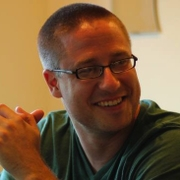
//> input picture examples/picture.jpg, 180 x 180 px
$ ./threshold ../../picture.jpg   (built with g++ and OpenCV 4)
//> lines starting //> are read from the running program, lines starting //| are printed output that depends on the picture
#include "opencv2/imgproc/imgproc.hpp"
#include "opencv2/highgui/highgui.hpp"
#include <stdlib.h>
#include <stdio.h>

using namespace cv;

/// Global variables

int threshold_value = 0;
int threshold_type = 3;;
int const max_value = 255;
int const max_type = 4;
int const max_BINARY_value = 255;

Mat src, src_gray, dst;
char* window_name = "Threshold Demo";

char* trackbar_type = "Type: \n 0: Binary \n 1: Binary Inverted \n 2: Truncate \n 3: To Zero \n 4: To Zero Inverted";
char* trackbar_value = "Value";

/// Function headers
void Threshold_Demo( int, void* );

/**
 * @function main
 */
int main( int argc, char** argv )
{
  /// Load an image
  src = imread( argv[1], 1 );
//> src is the input picture: 180 rows x 180 cols, CV_8UC3; mean B, G, R 64.6, 95.5, 126

  /// Convert the image to Gray
  cvtColor( src, src_gray, CV_RGB2GRAY );
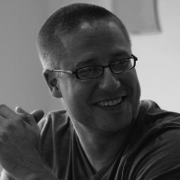
//> src_gray: 180 rows x 180 cols, CV_8UC1; min 4, max 230, mean 89.8

  /// Create a window to display results
  namedWindow( window_name, CV_WINDOW_AUTOSIZE );

  /// Create Trackbar to choose type of Threshold
  createTrackbar( trackbar_type,
                  window_name, &threshold_type,
                  max_type, Threshold_Demo );

  createTrackbar( trackbar_value,
                  window_name, &threshold_value,
                  max_value, Threshold_Demo );
//> slider 'Value' is set to 85

  /// Call the function to initialize
  Threshold_Demo( 0, 0 );
//> in Threshold_Demo, `threshold( src_gray, dst, threshold_value, max_BINARY_value,threshold_..`:
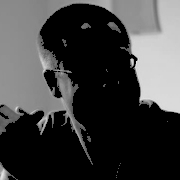
//> dst: 180 rows x 180 cols, CV_8UC1; min 0, max 230, mean 64

  /// Wait until user finishes program
  while(true)
  {
    int c;
    c = waitKey( 20 );
//> the Esc key is pressed
    if( (char)c == 27 )
      { break; }
   }

}


/**
 * @function Threshold_Demo
 */
void Threshold_Demo( int, void* )
{
  /* 0: Binary
     1: Binary Inverted
     2: Threshold Truncated
     3: Threshold to Zero
     4: Threshold to Zero Inverted
   */

  threshold( src_gray, dst, threshold_value, max_BINARY_value,threshold_type );

  imshow( window_name, dst );
}
